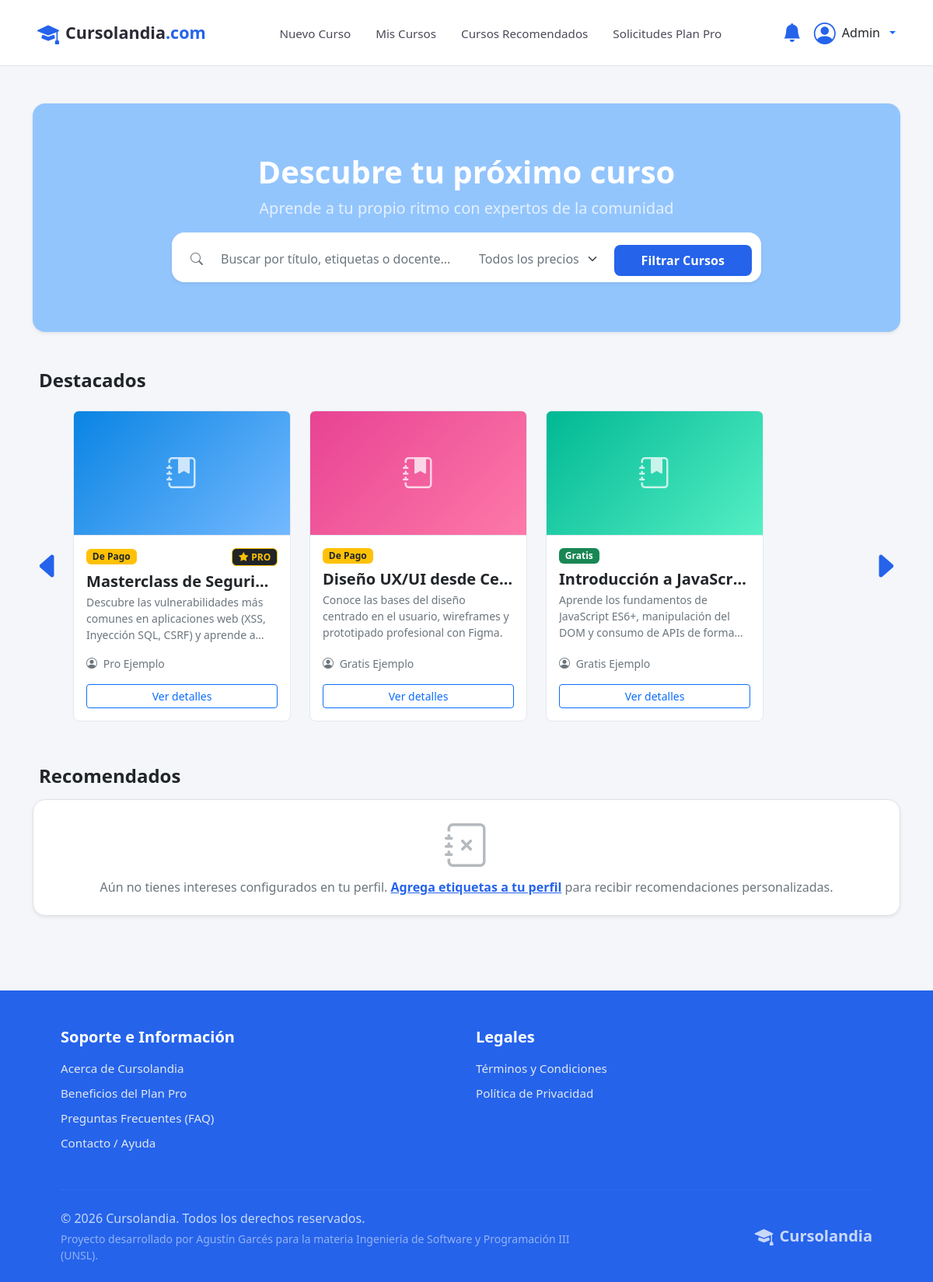
The page /index.php (signed in) on the database its author committed.
### tables this page shows
CREATE TABLE cursos (
    id_curso INT AUTO_INCREMENT PRIMARY KEY,
    id_creador INT NOT NULL,
    titulo VARCHAR(100) NOT NULL,
    descripcion TEXT NOT NULL,
    es_publico BOOLEAN DEFAULT TRUE NOT NULL,
    es_pago BOOLEAN DEFAULT FALSE NOT NULL,
    costo DECIMAL(10,2) DEFAULT 0.00,
    imagen VARCHAR(255) NULL,
    cupo INT NULL,
    fecha_inicio DATE NOT NULL,
    fecha_fin DATE NOT NULL,
    activo BOOLEAN DEFAULT TRUE NOT NULL,
    programado BOOLEAN DEFAULT FALSE NOT NULL,
    fecha_creacion DATETIME DEFAULT CURRENT_TIMESTAMP,
    CONSTRAINT fk_cursos_creador FOREIGN KEY (id_creador) REFERENCES usuarios(id_usuario) ON DELETE RESTRICT,
    CONSTRAINT chk_cursos_titulo CHECK (CHAR_LENGTH(TRIM(titulo)) > 0),
    CONSTRAINT chk_cursos_descripcion CHECK (CHAR_LENGTH(TRIM(descripcion)) > 0),
    CONSTRAINT chk_cursos_fechas CHECK (fecha_fin >= fecha_inicio),
    CONSTRAINT chk_cursos_costo CHECK (costo >= 0),
    CONSTRAINT chk_cursos_cupo CHECK (cupo IS NULL OR cupo > 0),
    CONSTRAINT chk_cursos_pago_costo CHECK (
        (es_pago = 0 AND COALESCE(costo, 0) = 0)
        OR (es_pago = 1 AND COALESCE(costo, 0) > 0)
    )
);

CREATE TABLE usuarios (
    id_usuario INT AUTO_INCREMENT PRIMARY KEY,
    nombre VARCHAR(50) NOT NULL,
    apellido VARCHAR(50) NOT NULL,
    email VARCHAR(100) NOT NULL,
    password VARCHAR(255) NOT NULL,
    dni VARCHAR(15),
    edad INT,
    antecedentes TEXT,
    imagen_perfil VARCHAR(255) DEFAULT 'default_avatar.png',
    rol ENUM('admin', 'regular') DEFAULT 'regular' NOT NULL,
    plan ENUM('gratis', 'pro') DEFAULT 'gratis' NOT NULL,
    vencimiento_pro DATE NULL,
    fecha_registro DATETIME DEFAULT CURRENT_TIMESTAMP,
    CONSTRAINT uq_usuarios_email UNIQUE (email),
    CONSTRAINT uq_usuarios_dni UNIQUE (dni),
    CONSTRAINT chk_usuarios_nombre CHECK (CHAR_LENGTH(TRIM(nombre)) > 0),
    CONSTRAINT chk_usuarios_apellido CHECK (CHAR_LENGTH(TRIM(apellido)) > 0),
    CONSTRAINT chk_usuarios_email CHECK (email LIKE '%_@_%._%'),
    CONSTRAINT chk_usuarios_edad CHECK (edad IS NULL OR edad BETWEEN 0 AND 120),
    CONSTRAINT chk_usuarios_pro_vencimiento CHECK (plan = 'gratis' OR vencimiento_pro IS NOT NULL)
);

### index.php (the view, shortened to what the rows shown need)
<?php
    require_once 'php/header.php';
    require_once 'php/conexion.php';
    $buscar = isset($_GET['buscar']) ? mysqli_real_escape_string($conexion, trim($_GET['buscar'])) : '';
    $tipo = isset($_GET['tipo']) ? mysqli_real_escape_string($conexion, trim($_GET['tipo'])) : '';
    $hay_filtro = (!empty($buscar) || !empty($tipo));
    if ($hay_filtro) {
        $condiciones = ["(c.activo = 1 OR c.programado = 1)", "c.es_publico = 1"];
        if (!empty($buscar)) {
            $condiciones[] = "(c.titulo LIKE '%$buscar%' OR c.descripcion LIKE '%$buscar%' OR u.nombre LIKE '%$buscar%' OR u.apellido LIKE '%$buscar%' OR e.nombre LIKE '%$buscar%')";
        }
        if ($tipo === 'gratis') {
            $condiciones[] = "c.es_pago = 0";
        } elseif ($tipo === 'pago') {
            $condiciones[] = "c.es_pago = 1";
        }
        $sql_donde = implode(" AND ", $condiciones);
        $sql_busqueda = "
            SELECT DISTINCT c.*, u.nombre, u.apellido, u.plan
            FROM cursos c
            INNER JOIN usuarios u ON c.id_creador = u.id_usuario
            LEFT JOIN curso_etiquetas ce ON c.id_curso = ce.id_curso
            LEFT JOIN etiquetas e ON ce.id_etiqueta = e.id_etiqueta
            WHERE $sql_donde
            ORDER BY (u.plan = 'pro') DESC, c.fecha_creacion DESC
        ";
        $result_busqueda = mysqli_query($conexion, $sql_busqueda);
        $total_resultados = mysqli_num_rows($result_busqueda);
    } else {
        $sql_destacados = "
            SELECT c.*, u.nombre, u.apellido, u.plan
            FROM cursos c
            INNER JOIN usuarios u ON c.id_creador = u.id_usuario
            WHERE (c.activo = 1 OR c.programado = 1) AND c.es_publico = 1
            ORDER BY (u.plan = 'pro') DESC, c.fecha_creacion DESC
            LIMIT 8
        ";
        $result_destacados = mysqli_query($conexion, $sql_destacados);
    }
?>
   <main class="container my-5">
        <section class="banner-placeholder d-flex align-items-center justify-content-center mb-5 text-center px-3 py-5 rounded-4 shadow-sm">
            <div class="py-3 text-white w-100" style="max-width: 750px;">
                <h2 class="fw-bold mb-2 display-6">Descubre tu próximo curso</h2>
            </div>
        </section>
        <?php if ($hay_filtro): ?>
            <section class="mb-5">
                <div class="d-flex flex-column flex-sm-row justify-content-between align-items-sm-center mb-4 pb-2 border-bottom gap-3">
                    <div>
                        <h4 class="fw-bold mb-0 text-dark">Resultados de Búsqueda</h4>
                        <p class="text-muted small mb-0">Se encontraron <strong><?php echo $total_resultados; ?></strong> cursos disponibles.</p>
                    </div>
                    <a href="index.php" class="btn btn-outline-secondary btn-sm fw-medium">
                        <i class="bi bi-x-circle me-1"></i>Limpiar Filtros
                    </a>
                </div>
                <?php if ($total_resultados > 0): ?>
                    <div class="row row-cols-1 row-cols-md-2 row-cols-lg-3 g-4">
                        <?php while ($curso = mysqli_fetch_assoc($result_busqueda)): ?>
                            <?php
                                $tiene_img = (!empty($curso['imagen']) && file_exists('uploads/cursos/' . $curso['imagen']));
                                $clase_grad = $tiene_img ? '' : 'curso-gradiente-' . (($curso['id_curso'] % 5) + 1);
                                $es_programado = ($curso['activo'] == 0 && !empty($curso['programado']) && $curso['programado'] == 1);
                            ?>
                            <div class="col">
                                <div class="curso-card flex-shrink-0 card border-0 shadow-sm rounded-4 text-start h-100">
                                    <div class="curso-img <?php echo $clase_grad; ?> d-flex align-items-center justify-content-center rounded-top border-bottom overflow-hidden">
                                        <?php if ($tiene_img): ?>
                                            <img src="uploads/cursos/<?php echo htmlspecialchars($curso['imagen']); ?>" alt="<?php echo htmlspecialchars($curso['titulo']); ?>" class="w-100 h-100" style="object-fit: cover;">
                                        <?php else: ?>
                                            <i class="bi bi-journal-code text-white fs-1 opacity-75"></i>
                                        <?php endif; ?>
                                    </div>
                                    <div class="card-body p-4 d-flex flex-column">
                                        <div class="d-flex justify-content-between align-items-center mb-2 flex-wrap gap-1">
                                            <div class="d-flex gap-1 align-items-center">
                                                <?php if ($curso['es_pago'] == 1): ?>
                                                    <span class="badge bg-warning text-dark">De Pago</span>
                                                <?php else: ?>
                                                    <span class="badge bg-success">Gratis</span>
                                                <?php endif; ?>
                                                <?php if ($es_programado): ?>
                                                    <span class="badge bg-info text-dark"><i class="bi bi-clock me-1"></i>Inicia <?php echo date("d/m/Y", strtotime($curso['fecha_inicio'])); ?></span>
                                                <?php endif; ?>
                                            </div>
                                            <?php if ($curso['plan'] === 'pro'): ?>
                                                <span class="badge bg-dark text-warning border border-warning"><i class="bi bi-star-fill me-1"></i>PRO</span>
                                            <?php endif; ?>
                                        </div>
                                        <h5 class="fw-bold text-dark text-truncate mb-1"><?php echo htmlspecialchars($curso['titulo']); ?></h5>
                                        <p class="text-muted small line-clamp-3 mb-3"><?php echo htmlspecialchars($curso['descripcion']); ?></p>
                                        <div class="text-muted small mb-3 mt-auto text-truncate">
                                            <i class="bi bi-person-circle me-1"></i> <?php echo htmlspecialchars($curso['nombre'] . ' ' . $curso['apellido']); ?>
                                        </div>
                                        <a href="php/curso.php?id=<?php echo $curso['id_curso']; ?>" class="btn btn-outline-primary btn-sm w-100 fw-medium">
                                            Ver detalles
                                        </a>
                                    </div>
                                </div>
                            </div>
                        <?php endwhile; ?>
                    </div>
                <?php else: ?>
                    <div class="text-center p-5 bg-white rounded-4 shadow-sm border">
                        <i class="bi bi-search-heart display-1 text-muted mb-3 d-block"></i>
                        <h5 class="fw-bold text-dark mb-2">No encontramos resultados</h5>
                        <p class="text-muted mb-4">Intenta cambiando los términos de búsqueda o quitando los filtros aplicados.</p>
                        <a href="index.php" class="btn btn-purple fw-medium px-4">Ver Catálogo Completo</a>
                    </div>
                <?php endif; ?>
            </section>
        <?php else: ?>
            <section class="mb-5">
                <div class="d-flex align-items-center gap-2">
                    <div class="carrusel-cursos d-flex overflow-auto flex-nowrap gap-4 w-100 py-2 px-1" id="carrusel-destacados">
                        <?php if (mysqli_num_rows($result_destacados) > 0): ?>
                            <?php while ($curso = mysqli_fetch_assoc($result_destacados)): ?>
                                <?php
                                    $tiene_img = (!empty($curso['imagen']) && file_exists('uploads/cursos/' . $curso['imagen']));
                                    $clase_grad = $tiene_img ? '' : 'curso-gradiente-' . (($curso['id_curso'] % 5) + 1);
                                ?>
                                <div class="curso-card flex-shrink-0 d-flex flex-column text-start">
                                    <div class="curso-img <?php echo $clase_grad; ?> d-flex align-items-center justify-content-center rounded-top overflow-hidden">
                                        <?php if ($tiene_img): ?>
                                            <img src="uploads/cursos/<?php echo htmlspecialchars($curso['imagen']); ?>" alt="<?php echo htmlspecialchars($curso['titulo']); ?>" class="w-100 h-100" style="object-fit: cover;">
                                        <?php else: ?>
                                            <i class="bi bi-journal-bookmark-fill text-white fs-1 opacity-75"></i>
                                        <?php endif; ?>
                                    </div>
                                    <div class="card-body p-3 d-flex flex-column flex-grow-1">
                                        <div class="d-flex justify-content-between align-items-center mb-2 flex-wrap gap-1">
                                            <div class="d-flex gap-1 align-items-center">
                                                <?php if ($curso['es_pago'] == 1): ?>
                                                    <span class="badge bg-warning text-dark">De Pago</span>
                                                <?php else: ?>
                                                    <span class="badge bg-success">Gratis</span>
                                                <?php endif; ?>
                                            </div>
                                            <?php if ($curso['plan'] === 'pro'): ?>
                                                <span class="badge bg-dark text-warning border border-warning"><i class="bi bi-star-fill me-1"></i>PRO</span>
                                            <?php endif; ?>
                                        </div>
                                        <h5 class="fw-bold text-dark text-truncate mb-1"><?php echo htmlspecialchars($curso['titulo']); ?></h5>
                                        <p class="text-muted small line-clamp-3 mb-3"><?php echo htmlspecialchars($curso['descripcion']); ?></p>
                                        <div class="text-muted small mb-3 mt-auto text-truncate">
                                            <i class="bi bi-person-circle me-1"></i> <?php echo htmlspecialchars($curso['nombre'] . ' ' . $curso['apellido']); ?>
                                        </div>
                                        <a href="php/curso.php?id=<?php echo $curso['id_curso']; ?>" class="btn btn-outline-primary btn-sm w-100 fw-medium">
                                            Ver detalles
                                        </a>
                                    </div>
                                </div>
                            <?php endwhile; ?>
                        <?php else: ?>
                            <div class="text-muted p-4 w-100 text-center bg-white rounded-4 shadow-sm">No hay cursos destacados disponibles.</div>
                        <?php endif; ?>
                    </div>
                </div>
            </section>
        <?php endif; ?>
    </main>
<?php require_once 'php/footer.php'; ?>

### rows shown on the page
cursos: es_pago "De Pago", shows "PRO", titulo "Masterclass de Seguri…", descripcion "Descubre las vulnerabilidades más comunes en aplicaciones web (XSS, Inyección SQL, CSRF) y aprende…", id_creador.apellido "Pro Ejemplo"
cursos: es_pago "De Pago", titulo "Diseño UX/UI desde Ce…", descripcion "Conoce las bases del diseño centrado en el usuario, wireframes y prototipado profesional con Figma.", id_creador.apellido "Gratis Ejemplo"
cursos: es_pago "Gratis", titulo "Introducción a JavaScr…", descripcion "Aprende los fundamentos de JavaScript ES6+, manipulación del DOM y consumo de APIs de…", id_creador.apellido "Gratis Ejemplo"

### other values the page prints
$_SESSION['nombre'] "Admin"
